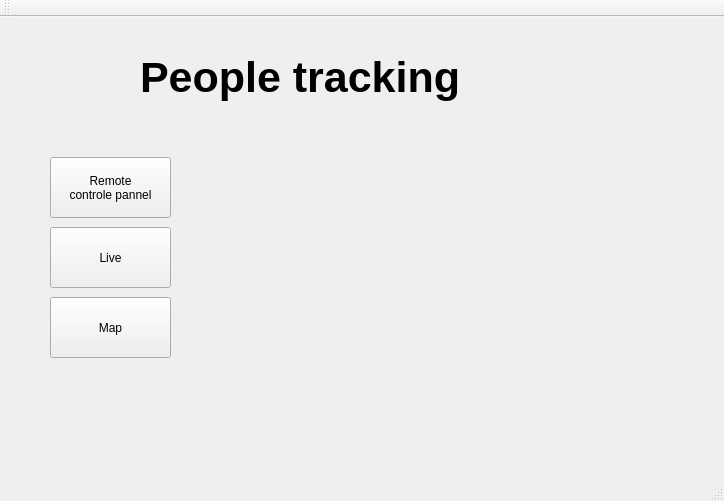
<?xml version="1.0" encoding="UTF-8"?>
<ui version="4.0">
 <class>MainWindow</class>
 <widget class="QMainWindow" name="MainWindow">
  <property name="geometry">
   <rect>
    <x>0</x>
    <y>0</y>
    <width>724</width>
    <height>501</height>
   </rect>
  </property>
  <property name="windowTitle">
   <string>MainWindow</string>
  </property>
  <widget class="QWidget" name="centralWidget">
   <widget class="QPushButton" name="pushButton">
    <property name="geometry">
     <rect>
      <x>50</x>
      <y>140</y>
      <width>121</width>
      <height>61</height>
     </rect>
    </property>
    <property name="text">
     <string>Remote 
controle pannel</string>
    </property>
   </widget>
   <widget class="QLabel" name="label">
    <property name="geometry">
     <rect>
      <x>140</x>
      <y>20</y>
      <width>391</width>
      <height>81</height>
     </rect>
    </property>
    <property name="font">
     <font>
      <pointsize>32</pointsize>
      <weight>75</weight>
      <bold>true</bold>
      <strikeout>false</strikeout>
     </font>
    </property>
    <property name="text">
     <string>People tracking</string>
    </property>
   </widget>
   <widget class="QPushButton" name="pushButton_2">
    <property name="geometry">
     <rect>
      <x>50</x>
      <y>210</y>
      <width>121</width>
      <height>61</height>
     </rect>
    </property>
    <property name="text">
     <string>Live</string>
    </property>
   </widget>
   <widget class="QPushButton" name="pushButton_3">
    <property name="geometry">
     <rect>
      <x>50</x>
      <y>280</y>
      <width>121</width>
      <height>61</height>
     </rect>
    </property>
    <property name="text">
     <string>Map</string>
    </property>
   </widget>
  </widget>
  <widget class="QMenuBar" name="menuBar">
   <property name="geometry">
    <rect>
     <x>0</x>
     <y>0</y>
     <width>724</width>
     <height>22</height>
    </rect>
   </property>
  </widget>
  <widget class="QToolBar" name="mainToolBar">
   <attribute name="toolBarArea">
    <enum>TopToolBarArea</enum>
   </attribute>
   <attribute name="toolBarBreak">
    <bool>false</bool>
   </attribute>
  </widget>
  <widget class="QStatusBar" name="statusBar"/>
 </widget>
 <layoutdefault spacing="6" margin="11"/>
 <resources/>
 <connections/>
</ui>
